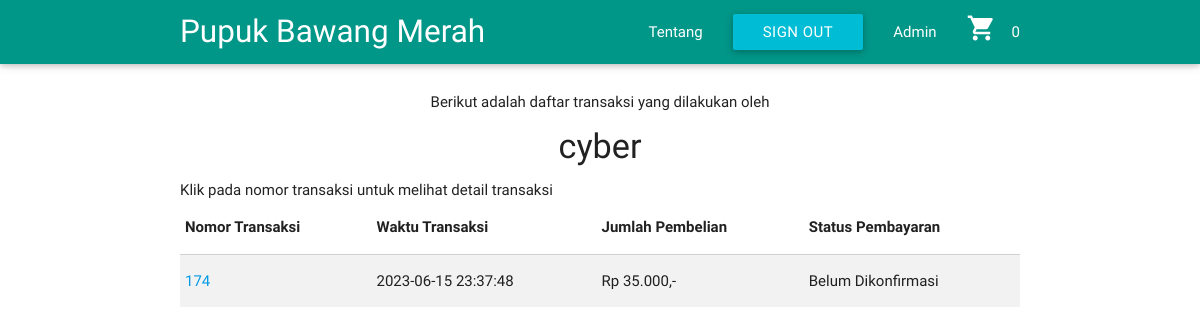
Page /transaksi_user.php?idcustomer=56 (signed in) on the committed database.
### tables this page shows
CREATE TABLE `customer` (
  `ID_customer` int(9) NOT NULL,
  `nama` varchar(50) NOT NULL,
  `alamat` varchar(250) NOT NULL,
  `notelfon` varchar(12) NOT NULL,
  `email` varchar(25) NOT NULL,
  `password` varchar(100) NOT NULL,
  `beli` int(20) NOT NULL DEFAULT 0
);

CREATE TABLE `transaksi` (
  `ID_Transaksi` int(9) NOT NULL,
  `Total_Biaya` bigint(20) NOT NULL,
  `Tanggal_transaksi` datetime NOT NULL DEFAULT current_timestamp(),
  `id_customer` int(11) NOT NULL,
  `Konfirmasi` tinyint(1) NOT NULL DEFAULT 0,
  `waktu_konfirmasi` datetime NOT NULL DEFAULT current_timestamp() ON UPDATE current_timestamp()
);

### anti-inject.php (called while the page is built)
<?php
function anti_injection($data){
$filter = stripslashes(strip_tags(htmlspecialchars($data,ENT_QUOTES)));
return $filter;
}
?>

### transaksi_user.php (the view, shortened to what this page needs)
<!DOCTYPE html>
<html>
<head>
    <link type="text/css" rel="stylesheet" href="css/materialize.min.css" media="screen,projection" />
</head>
<?php session_start();
include 'header.php';
include 'anti-inject.php';
$idcusts=$_GET['idcustomer'];
$idcust=anti_injection($idcusts);
$pelanggans=mysqli_query($connect,"select * from customer where ID_customer='$idcust'");
$pelanggan=mysqli_fetch_array($pelanggans);
$transs=mysqli_query($connect, "select * from transaksi where id_customer='$idcust'");
$jums=mysqli_query($connect,"select count(ID_Transaksi) as jumlah from transaksi where id_customer='$idcust'");
$jum=mysqli_fetch_array($jums);?>
<br>
<?php if($jum['jumlah']>0){ ?>
<div class="container">
<center><h6>Berikut adalah daftar transaksi yang dilakukan oleh </h6>
    <h4><?php echo $pelanggan['nama']?></h4></center>
<h7>Klik pada nomor transaksi untuk melihat detail transaksi</h7>
<table class="striped">
    <thead>
        <th>Nomor Transaksi</th>
        <th>Waktu Transaksi</th>
        <th>Jumlah Pembelian</th>
        <th>Status Pembayaran</th>
    </thead>
<?php
while($trans=mysqli_fetch_array($transs)){
    $no=0;?>
    <tr>
        <td>
            <a href='detail_trans.php?idtransaksi=<?php echo $trans['ID_Transaksi']?>'>
                <?php echo $trans['ID_Transaksi']?></a>
        </td>
        <td>
        <?php echo $trans['Tanggal_transaksi']?>
        </td>
        <td>
        Rp <?php
        $tots=$trans['Total_Biaya'];
            echo number_format("$tots",0,",",".")
         ?>,-
        </td>
        <td>
        <?= $trans['Konfirmasi']==1 ? 'Sudah Dikonfirmasi' : 'Belum Dikonfirmasi' ?>
        </td>
    </tr>
<?php } ?>  </table>
<?php } else echo "<h5 class='center'>Anda Belum pernah melakukan transaksi, Ayo segera Belanja</h5>";?>

### rows in the picture
customer: nama "cyber"
transaksi: ID_Transaksi "174", Tanggal_transaksi "2023-06-15 23:37:48", Total_Biaya "35.000", Konfirmasi "Belum Dikonfirmasi"
